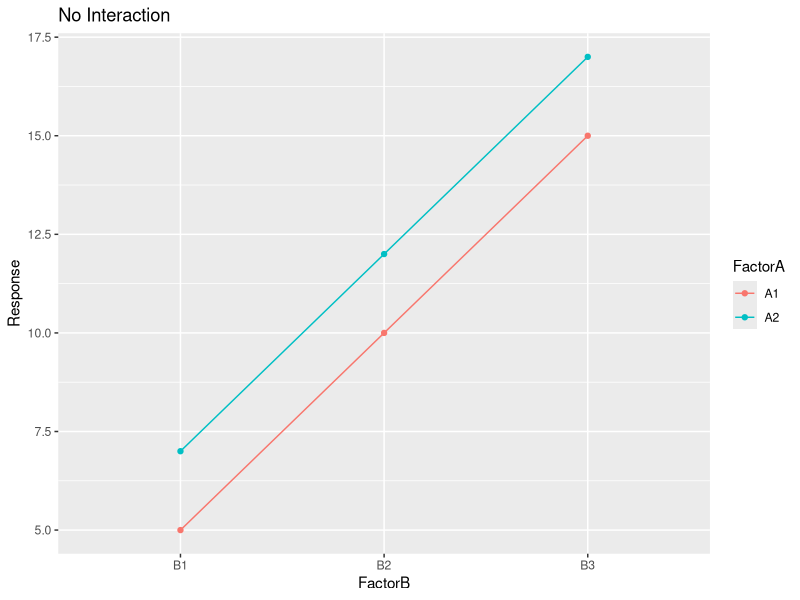
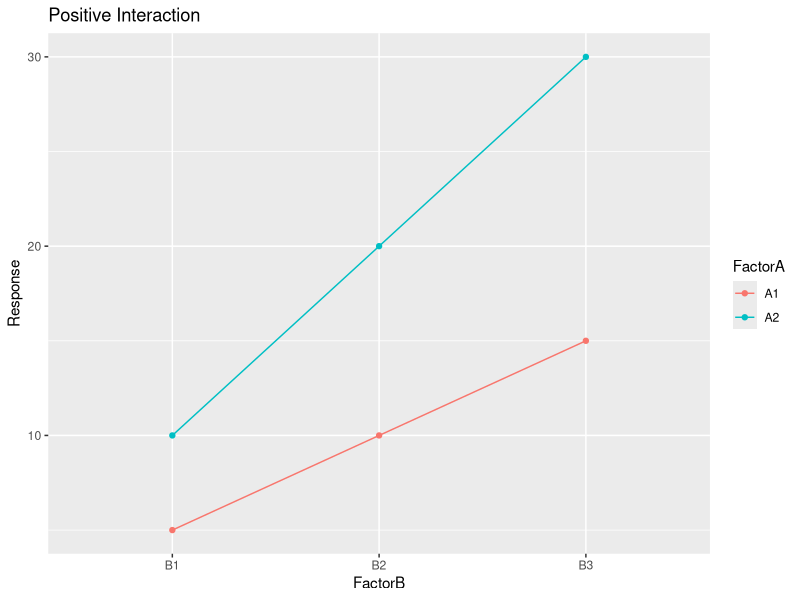
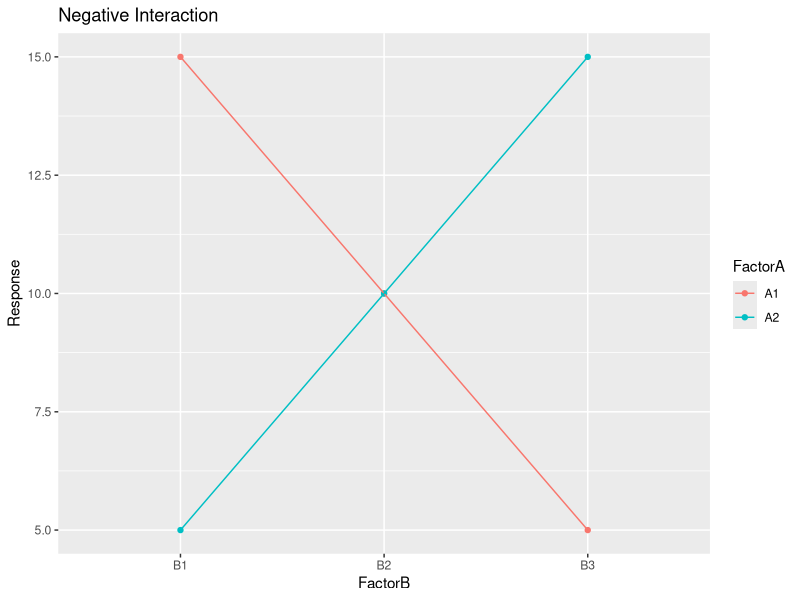
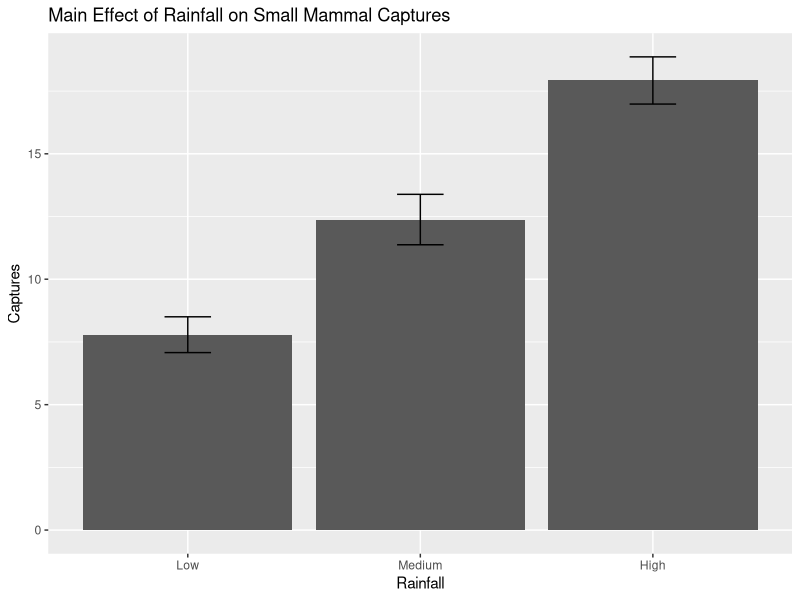
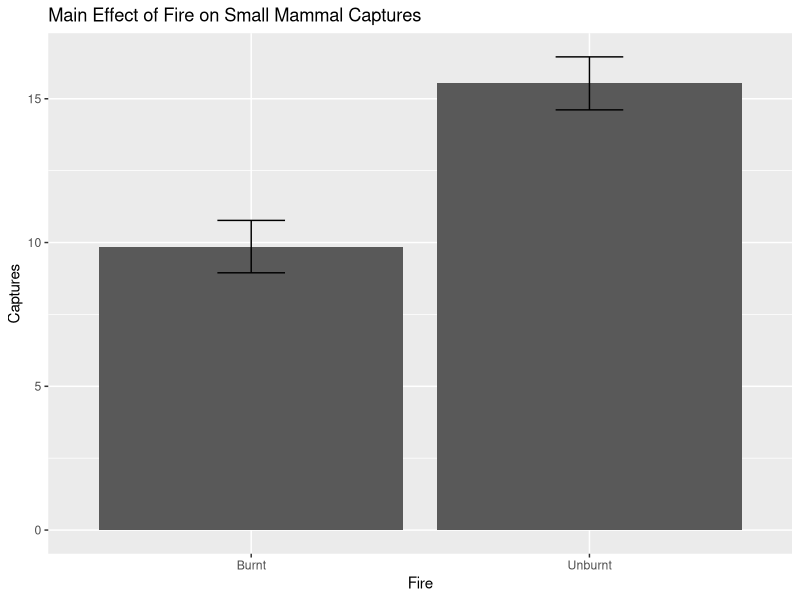
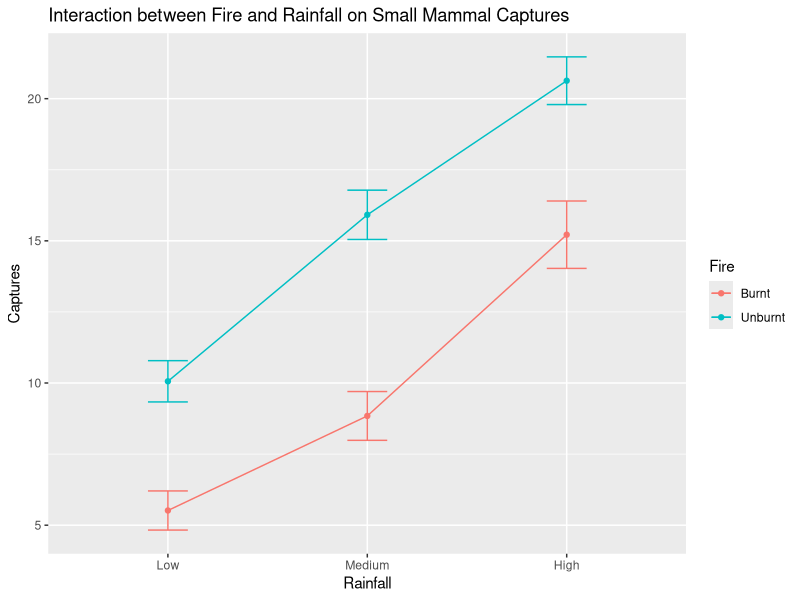
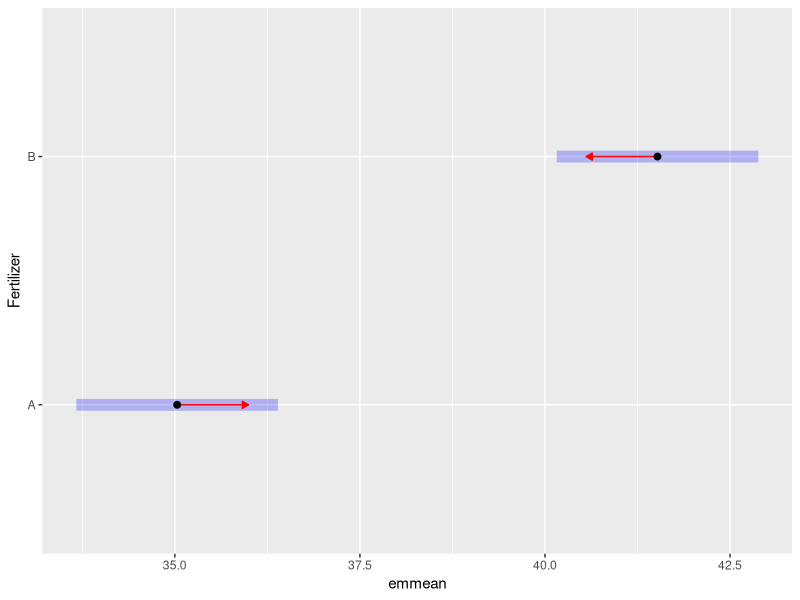
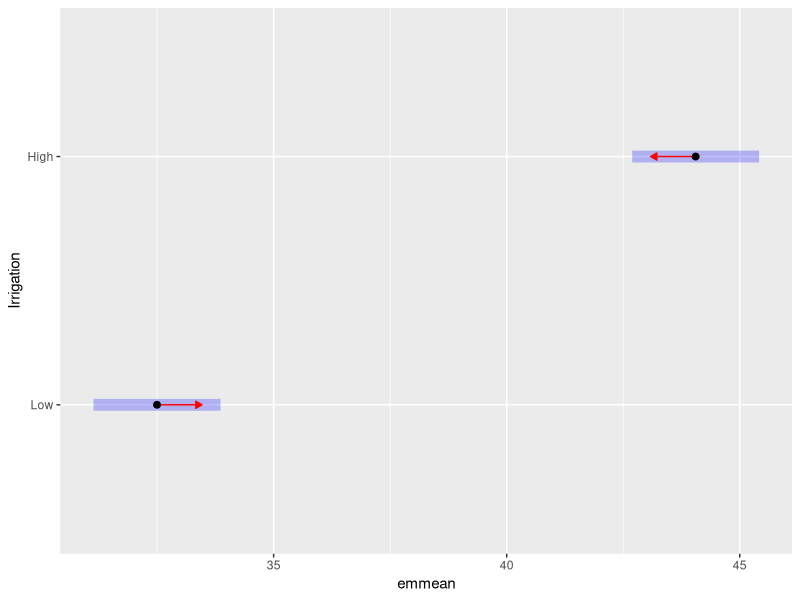

Here is the R script that generated these plots, in order:
## ---- chunk 1
knitr::opts_chunk$set(echo = TRUE)
## ---- chunk 2
#| code-fold: true
library(ggplot2)

# No interaction
no_interaction <- data.frame(
  FactorA = rep(c("A1", "A2"), each = 3),
  FactorB = rep(c("B1", "B2", "B3"), times = 2),
  Response = c(5, 10, 15, 7, 12, 17)
)

ggplot(no_interaction, aes(x = FactorB, y = Response, color = FactorA, group = FactorA)) +
  geom_point() +
  geom_line() +
  labs(title = "No Interaction")

# Positive interaction
positive_interaction <- data.frame(
  FactorA = rep(c("A1", "A2"), each = 3),
  FactorB = rep(c("B1", "B2", "B3"), times = 2),
  Response = c(5, 10, 15, 10, 20, 30)
)

ggplot(positive_interaction, aes(x = FactorB, y = Response, color = FactorA, group = FactorA)) +
  geom_point() +
  geom_line() +
  labs(title = "Positive Interaction")

# Negative interaction
negative_interaction <- data.frame(
  FactorA = rep(c("A1", "A2"), each = 3),
  FactorB = rep(c("B1", "B2", "B3"), times = 2),
  Response = c(15, 10, 5, 5, 10, 15)
)

ggplot(negative_interaction, aes(x = FactorB, y = Response, color = FactorA, group = FactorA)) +
  geom_point() +
  geom_line() +
  labs(title = "Negative Interaction")
## ---- chunk 3
#| code-fold: true
set.seed(123)
fire <- rep(c("Burnt", "Unburnt"), each = 30)
rainfall <- rep(c("Low", "Medium", "High"), times = 20)
captures <- rnorm(60, mean = ifelse(fire == "Burnt",
                                    ifelse(rainfall == "Low", 5,
                                           ifelse(rainfall == "Medium", 10, 15)),
                                    ifelse(rainfall == "Low", 10,
                                           ifelse(rainfall == "Medium", 15, 20))), sd = 3)

data <- data.frame(Fire = fire, Rainfall = rainfall, Captures = captures)

# Add level order for plotting
data$Rainfall <- factor(data$Rainfall, levels = c("Low", "Medium", "High"))

library(ggplot2)

# Plot main effect: Rainfall
ggplot(data, aes(x = Rainfall, y = Captures)) +
  stat_summary(fun = mean, geom = "bar", aes(group = 1)) +
  stat_summary(fun.data = mean_se, geom = "errorbar", width = 0.2) +
  labs(title = "Main Effect of Rainfall on Small Mammal Captures")

# Plot main effect: Fire
ggplot(data, aes(x = Fire, y = Captures)) +
  stat_summary(fun = mean, geom = "bar", aes(group = 1)) +
  stat_summary(fun.data = mean_se, geom = "errorbar", width = 0.2) +
  labs(title = "Main Effect of Fire on Small Mammal Captures")

# Plot interaction
ggplot(data, aes(x = Rainfall, y = Captures, color = Fire, group = Fire)) +
  stat_summary(fun = mean, geom = "point") +
  stat_summary(fun = mean, geom = "line") +
  stat_summary(fun.data = mean_se, geom = "errorbar", width = 0.2) +
  labs(title = "Interaction between Fire and Rainfall on Small Mammal Captures")
## ---- chunk 4
# Fit ANOVA model
data$Fire <- as.factor(data$Fire)
data$Rainfall <- as.factor(data$Rainfall)

anova_model <- aov(Captures ~ Fire * Rainfall, data = data)

# Summary of ANOVA model
summary(anova_model)
## ---- chunk 5
#| code-fold: true
set.seed(456)
field <- rep(c("Field1", "Field2", "Field3"), each = 20)
fertilizer <- rep(c("A", "B"), times = 30)
irrigation <- rep(c("Low", "High"), each = 10, times = 3)
yield <- rnorm(60, mean = ifelse(fertilizer == "A",
                                 ifelse(irrigation == "Low", 30, 40),
                                 ifelse(irrigation == "Low", 35, 45)) +
                  ifelse(field == "Field1", 5,
                         ifelse(field == "Field2", 0, -5)), sd = 4)

data_blocked <- data.frame(Field = field, Fertilizer = fertilizer,
                           Irrigation = irrigation, Yield = yield)

# Add level order for plotting
data_blocked$Irrigation <- factor(data_blocked$Irrigation, levels = c("Low", "High"))
data_blocked$Field <- as.factor(data_blocked$Field)
data_blocked$Fertilizer <- as.factor(data_blocked$Fertilizer)
data_blocked$Irrigation <- as.factor(data_blocked$Irrigation)

# Fit ANOVA model with blocking
anova_blocked_model <- aov(Yield ~ Field + Fertilizer * Irrigation, data = data_blocked)

# Summary of ANOVA model
summary(anova_blocked_model)
## ---- chunk 6
library(emmeans)

# Calculate estimated marginal means
emm <- emmeans(anova_blocked_model, ~ Fertilizer * Irrigation)

# Main effect plots using emmeans
plot(emmeans(anova_blocked_model, ~ Fertilizer),
     main = "Main Effect of Fertilizer on Crop Yield", comparisons = TRUE)

plot(emmeans(anova_blocked_model, ~ Irrigation),
     main = "Main Effect of Irrigation on Crop Yield", comparisons = TRUE)

# Blocking effect plot using emmeans
plot(emmeans(anova_blocked_model, ~ Field),
     main = "Blocking Effect of Field on Crop Yield", comparisons = TRUE)

# Interaction plot using emmeans
emmip(anova_blocked_model, Fertilizer ~ Irrigation,
      main = "Interaction between Fertilizer and Irrigation on Crop Yield", CIs = TRUE)
## ---- chunk 7
# Calculate variance explained by each effect
anova_summary <- summary(anova_blocked_model)
ss_total <- sum(anova_summary[[1]][, "Sum Sq"])
ss_effects <- anova_summary[[1]][, "Sum Sq"]

variance_explained <- (ss_effects / ss_total) * 100

anova_summary # ANOVA table

variance_explained # variation explained by each effect in order of the ANOVA table from top to bottom
